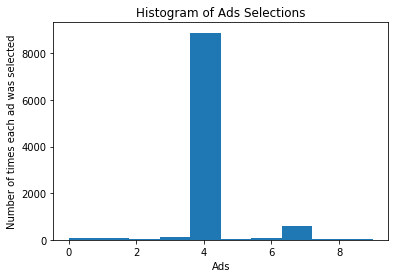

Source code (Python):
# -*- coding: utf-8 -*-
"""
Created on Mon Jul 13 21:32:11 2020

@author: Rahul Kumar
"""
import pandas as pd
import matplotlib.pyplot as plt
import random

dataset = pd.read_csv('Ads_CTR_Optimisation.csv')

N = 10000
d = 10
ads_selected = []
number_rewards_1 = [0] * d
number_rewards_0 = [0] * d
total_rewards = 0
for n in range(0, N):
    ad = 0
    max_random = 0
    for i in range(0, d):
        random_beta = random.betavariate(number_rewards_1[i]+1,
                                         number_rewards_0[i]+1)
        if random_beta > max_random:
            max_random = random_beta
            ad = i
    ads_selected.append(ad)
    reward = dataset.values[n, ad]
    if reward == 1:
        number_rewards_1[ad] += 1
    else:
        number_rewards_0[ad] += 1
    total_rewards += reward


# Visualizing the results
plt.hist(ads_selected)
plt.title("Histogram of Ads Selections")
plt.xlabel("Ads")
plt.ylabel("Number of times each ad was selected")
plt.show()
